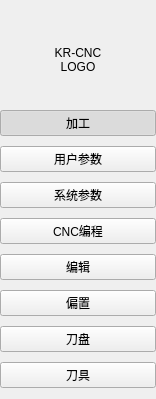
     <widget class="QWidget" name="widget_Sidebar" native="true">
      <property name="minimumSize">
       <size>
        <width>145</width>
        <height>0</height>
       </size>
      </property>
      <property name="maximumSize">
       <size>
        <width>156</width>
        <height>16777215</height>
       </size>
      </property>
      <layout class="QVBoxLayout" name="verticalLayout_sidebar">
       <property name="spacing">
        <number>10</number>
       </property>
       <property name="leftMargin">
        <number>0</number>
       </property>
       <property name="topMargin">
        <number>20</number>
       </property>
       <property name="rightMargin">
        <number>0</number>
       </property>
       <item>
        <widget class="QLabel" name="lbl_Logo">
         <property name="minimumSize">
          <size>
           <width>0</width>
           <height>80</height>
          </size>
         </property>
         <property name="text">
          <string>KR-CNC
LOGO</string>
         </property>
         <property name="alignment">
          <set>Qt::AlignCenter</set>
         </property>
        </widget>
       </item>
       <item>
        <widget class="QPushButton" name="btn_Nav_Process">
         <property name="text">
          <string>加工</string>
         </property>
         <property name="checkable">
          <bool>true</bool>
         </property>
         <property name="checked">
          <bool>true</bool>
         </property>
         <property name="autoExclusive">
          <bool>true</bool>
         </property>
        </widget>
       </item>
       <item>
        <widget class="QPushButton" name="btn_Nav_UserParam">
         <property name="text">
          <string>用户参数</string>
         </property>
         <property name="checkable">
          <bool>true</bool>
         </property>
         <property name="autoExclusive">
          <bool>true</bool>
         </property>
        </widget>
       </item>
       <item>
        <widget class="QPushButton" name="btn_Nav_SysParam">
         <property name="text">
          <string>系统参数</string>
         </property>
         <property name="checkable">
          <bool>true</bool>
         </property>
         <property name="autoExclusive">
          <bool>true</bool>
         </property>
        </widget>
       </item>
       <item>
        <widget class="QPushButton" name="btn_Nav_CNC">
         <property name="text">
          <string>CNC编程</string>
         </property>
         <property name="checkable">
          <bool>true</bool>
         </property>
         <property name="autoExclusive">
          <bool>true</bool>
         </property>
        </widget>
       </item>
       <item>
        <widget class="QPushButton" name="btn_Nav_Edit">
         <property name="text">
          <string>编辑</string>
         </property>
         <property name="checkable">
          <bool>true</bool>
         </property>
         <property name="autoExclusive">
          <bool>true</bool>
         </property>
        </widget>
       </item>
       <item>
        <widget class="QPushButton" name="btn_Nav_Offset">
         <property name="text">
          <string>偏置</string>
         </property>
         <property name="checkable">
          <bool>true</bool>
         </property>
         <property name="autoExclusive">
          <bool>true</bool>
         </property>
        </widget>
       </item>
       <item>
        <widget class="QPushButton" name="btn_Nav_Magazine">
         <property name="text">
          <string>刀盘</string>
         </property>
         <property name="checkable">
          <bool>true</bool>
         </property>
         <property name="autoExclusive">
          <bool>true</bool>
         </property>
        </widget>
       </item>
       <item>
        <widget class="QPushButton" name="btn_Nav_Tool">
         <property name="text">
          <string>刀具</string>
         </property>
         <property name="checkable">
          <bool>true</bool>
         </property>
         <property name="autoExclusive">
          <bool>true</bool>
         </property>
        </widget>
       </item>
       <item>
        <spacer name="verticalSpacer_sidebar">
         <property name="orientation">
          <enum>Qt::Vertical</enum>
         </property>
         <property name="sizeHint" stdset="0">
          <size>
           <width>0</width>
           <height>0</height>
          </size>
         </property>
        </spacer>
       </item>
      </layout>
     </widget>
